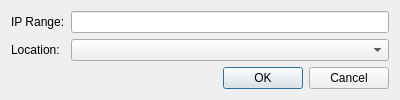
<?xml version="1.0" encoding="UTF-8"?>
<ui version="4.0">
 <class>cNewIPRange</class>
 <widget class="QDialog" name="cNewIPRange">
  <property name="geometry">
   <rect>
    <x>0</x>
    <y>0</y>
    <width>400</width>
    <height>97</height>
   </rect>
  </property>
  <property name="windowTitle">
   <string>new IP Range</string>
  </property>
  <layout class="QGridLayout" name="gridLayout_2">
   <item row="0" column="0">
    <layout class="QVBoxLayout" name="verticalLayout">
     <item>
      <layout class="QGridLayout" name="gridLayout">
       <item row="0" column="0">
        <widget class="QLabel" name="label">
         <property name="text">
          <string>IP Range:</string>
         </property>
        </widget>
       </item>
       <item row="0" column="1">
        <widget class="QLineEdit" name="m_lpIPRange"/>
       </item>
       <item row="1" column="0">
        <widget class="QLabel" name="label_2">
         <property name="text">
          <string>Location:</string>
         </property>
        </widget>
       </item>
       <item row="1" column="1">
        <widget class="QComboBox" name="m_lpLocation"/>
       </item>
      </layout>
     </item>
     <item>
      <widget class="QDialogButtonBox" name="buttonBox">
       <property name="orientation">
        <enum>Qt::Horizontal</enum>
       </property>
       <property name="standardButtons">
        <set>QDialogButtonBox::Cancel|QDialogButtonBox::Ok</set>
       </property>
      </widget>
     </item>
    </layout>
   </item>
  </layout>
 </widget>
 <resources/>
 <connections>
  <connection>
   <sender>buttonBox</sender>
   <signal>accepted()</signal>
   <receiver>cNewIPRange</receiver>
   <slot>accept()</slot>
   <hints>
    <hint type="sourcelabel">
     <x>248</x>
     <y>254</y>
    </hint>
    <hint type="destinationlabel">
     <x>157</x>
     <y>274</y>
    </hint>
   </hints>
  </connection>
  <connection>
   <sender>buttonBox</sender>
   <signal>rejected()</signal>
   <receiver>cNewIPRange</receiver>
   <slot>reject()</slot>
   <hints>
    <hint type="sourcelabel">
     <x>316</x>
     <y>260</y>
    </hint>
    <hint type="destinationlabel">
     <x>286</x>
     <y>274</y>
    </hint>
   </hints>
  </connection>
 </connections>
</ui>
